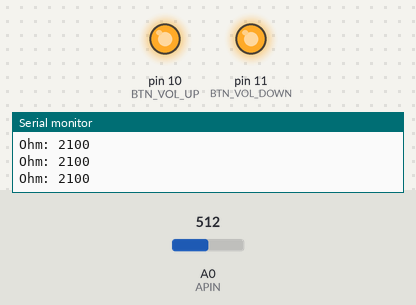
Bench run of a sketch on a simulated Arduino Uno, built with avr-gcc and run on an emulated ATmega328P. Parts: output pins drawn as LEDs (lit = HIGH), the last lines printed to the serial monitor. The test bench sets the inputs (shaded band); at power-on: A0 (APIN) = 512.

Above: at 1.2 s.
1.3 s: A0 (APIN) set to 679
2.8 s: A0 (APIN) set to 712
At 3.4 s:
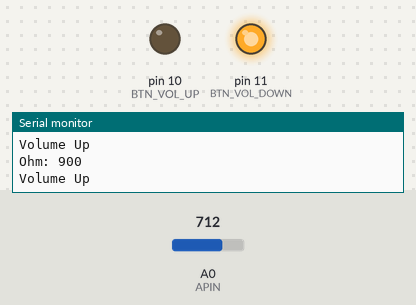
4.3 s: A0 (APIN) set to 192
5.8 s: A0 (APIN) set to 166
At 6.2 s:
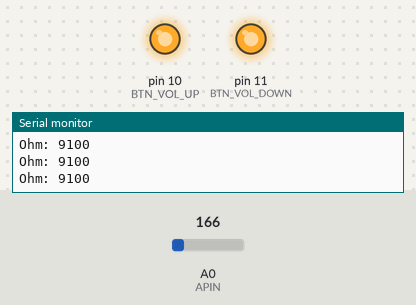
Timing chart, 0 to 8.3 s (numbered marks = the images above; inputs shaded):
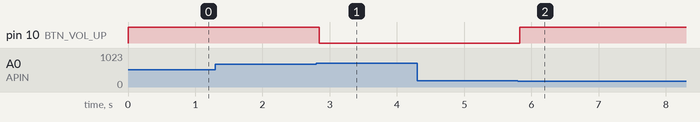

Measured:
- the behaviour switches between 693 and 694 on A0 (APIN) (found by bisection; images 0 and 1)
- the behaviour switches between 178 and 177 on A0 (APIN) (found by bisection; images 1 and 2)
- after the input at 2.8 s, pin 10 (BTN_VOL_UP): HIGH → LOW after 0.05 s
- after the input at 5.8 s, pin 10 (BTN_VOL_UP): LOW → HIGH at once

The sketch:

arduino_interface.ino
```cpp
// ---------------------------------------------------------
// Salidas
// ---------------------------------------------------------

// Vol Up button pin
#define BTN_VOL_UP 10

// Vol Up button pin
#define BTN_VOL_DOWN 11

// Power button pin
#define BTN_POWER 12

// SWICHT
#define ON  0
#define OFF 1

// Read ohms, @Link: http://www.circuitbasics.com/arduino-ohm-meter/
// The program sets up analog pin A0 to read the voltage between the known resistor and the unknown resistor
#define APIN 0

#define Vin 5 // 5v

int raw = 0;

// The voltage drop across your unknown resistor:
float Vout = 0;

// The known resistor (1 kOhm = 1000 Ohms in this example).
#define R1 2100.0

// The resistance value your unknown resistor value in Ohms.
float R2 = 0;

float buffer = 0;

// ------------------------------------------------------------------
// Ohms values.
// Round a number to the nearest hundred. e.g.
// 990 = 1000, 940 = 900, 40 = 0, 55 = 100 etc ...
// ------------------------------------------------------------------

#define ROUND_OHM_NUM  100
#define OHM_MODE       0 // is fixed

#define OHM_VOL_UP     900
#define OHM_VOL_DOWN   3000
#define OHM_NEXT_TRACK 0 // 1 ohm
#define OHM_PREV_TRACK 300

void setup()
{
  pinMode(BTN_POWER, OUTPUT);
  pinMode(BTN_VOL_UP, OUTPUT);
  pinMode(BTN_VOL_DOWN, OUTPUT);
  Serial.begin(9600);
  Serial.print("Ready!");
  // Turn off at start
  clearAll();
}

void clearAll() {
  digitalWrite(BTN_POWER, LOW);
  digitalWrite(BTN_VOL_UP, OFF);
  digitalWrite(BTN_VOL_DOWN, OFF);
}

int roundOhm(int val) {
  return round(val / ROUND_OHM_NUM) * ROUND_OHM_NUM;
}

void loop()
{
  // Read ohms
  raw = analogRead(APIN);
  if (raw)
  {
    buffer = raw * Vin;
    Vout = (buffer) / 1024.0;
    buffer = (Vin / Vout) - 1;
    R2 = R1 * buffer;
    if(R2 < 10000)
    {
      int rohm = roundOhm(R2);
      Serial.print("Ohm: ");
      Serial.println(rohm);
      switch(rohm) {
        case OHM_VOL_UP:
            digitalWrite(BTN_VOL_UP, ON);
            Serial.println("Volume Up");
            break;
        case OHM_VOL_DOWN:
            digitalWrite(BTN_VOL_DOWN, ON);
            Serial.println("Volume Down");
            break;
        case OHM_NEXT_TRACK:
          Serial.println("Next Track");
          break;
        case OHM_PREV_TRACK:
          Serial.println("Prev Track");
            break; // TODO
      }
    } else clearAll();
    delay(125);
  }
  delay(10);
}
```
